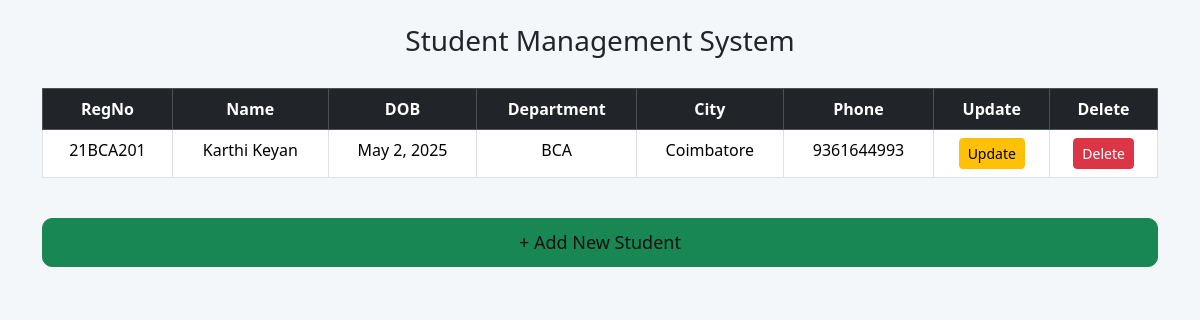
The app's page /, older data.
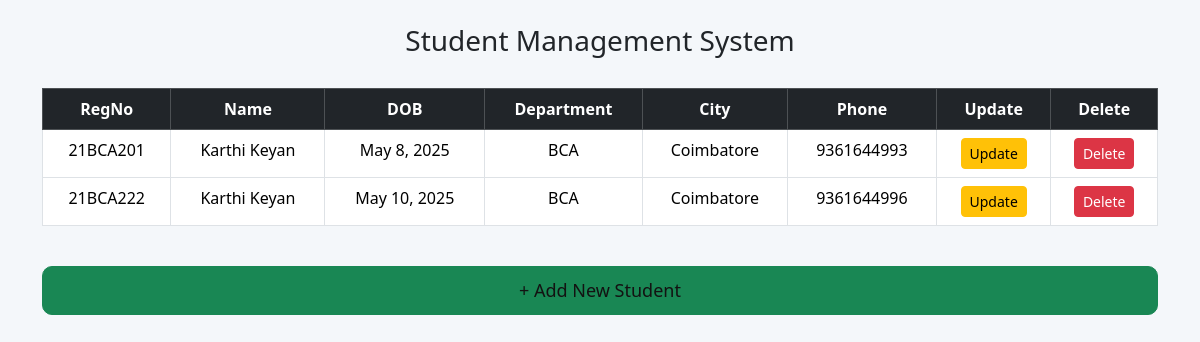
The same page, newer data.
### app/models.py (models this page shows, shortened)
class Student(models.Model):
    regno = models.CharField(max_length=8, default="21BCA201", primary_key=True)
    name = models.CharField(
        max_length=100,
    )
    dob = models.DateField()
    department = models.CharField(max_length=50, default="BCA")
    city = models.CharField(
        max_length=100,
    )
    phone = models.CharField(max_length=10, unique=True)

### app/views.py (the view)
# urls.py: path("", views.read_view),
def read_view(request):
    student_datas = Student.objects.all()
    return render(request, "index.html", {"table_datas": student_datas})

### templates/index.html (shortened to what this page needs)
{% load static %}
<!DOCTYPE html>
<html lang="en">
  <head>
    <link
      href="https://cdn.jsdelivr.net/npm/bootstrap@5.3.6/dist/css/bootstrap.min.css"
      rel="stylesheet"
    />
    <link rel="stylesheet" href="{% static 'css/read.css' %}" />
  </head>
  <body>
    <div class="container py-4">
      <h1>Student Management System</h1>
      <div class="table-responsive">
        <table class="table table-bordered table-hover text-center">
          <thead class="table-dark">
            <tr>
              <th>RegNo</th>
              <th>Name</th>
              <th>DOB</th>
              <th>Department</th>
              <th>City</th>
              <th>Phone</th>
              <th>Update</th>
              <th>Delete</th>
            </tr>
          </thead>
          <tbody>
            {% for data in table_datas %}
            <tr>
              <td>{{ data.regno }}</td>
              <td>{{ data.name }}</td>
              <td>{{ data.dob }}</td>
              <td>{{ data.department }}</td>
              <td>{{ data.city }}</td>
              <td>{{ data.phone }}</td>
              <td>
                <a href="{% url "update" data.regno %}" class="btn btn-warning btn-sm">Update</a>
              </td>
              <td>
                <a href="{% url "delete" data.regno  %}" class="btn btn-danger btn-sm">Delete</a>
              </td>
            </tr>
            {% endfor %}
          </tbody>
        </table>
      </div>
      <a href="{% url "create" %}" class="btn btn-success mt-4 d-block mx-auto w-100 w-md-50">
        + Add New Student
      </a>
    </div>
  </body>
</html>

### app/static/css/read.css (style rules this page uses)
body { background: #f4f7fa; font-family: "Segoe UI", Tahoma, Geneva, Verdana, sans-serif; }
h1 { font-size: 28px; text-align: center; margin-bottom: 30px; }
.btn-success { padding: 10px; font-size: 18px; border-radius: 10px; font-weight: 500; color: #131212; }
.table-responsive { overflow-x: auto; }

Row changes from the older to the newer data that the page shows:
computed for Student "21BCA201": dob "May 2, 2025" → "May 8, 2025"
added Student: regno "21BCA222", name "Karthi Keyan", dob "May 10, 2025", department "BCA", city "Coimbatore", phone "9361644996"
